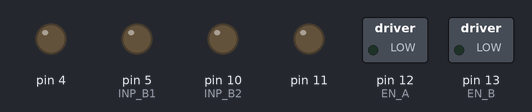
Recording of a sketch running on a simulated Arduino Uno, built with avr-gcc and run on an emulated ATmega328P. Shown: switched loads named in the sketch (green lamp = pin HIGH), output pins drawn as LEDs (lit = HIGH).

Above: at 6.0 s.
At 13.5 s:
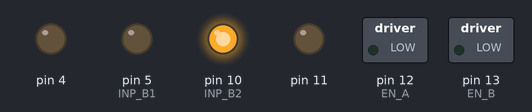
At 22.0 s:
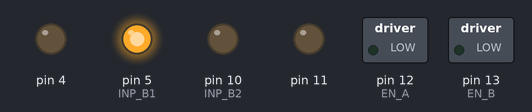
At 48.0 s:
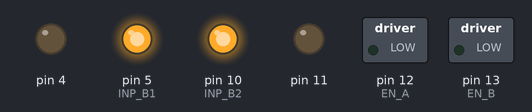
Timing chart, 0 to 54.6 s (numbered marks = the images above):
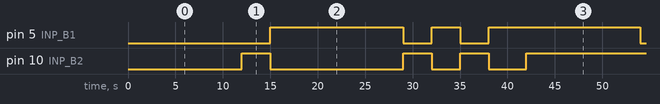

The sketch:

Motor_Debug2R.ino
```cpp
int INP_A1=3;
int EN_A=12;
int EN_B=13;


int INP_B1=5;
int INP_A2=6;
int INP_B2=10;
unsigned long distance = 0;
int reading;

  void clkA(){
    digitalWrite(INP_A1,HIGH);
    digitalWrite(INP_A2,LOW);
  }
  void clkB(){
    digitalWrite(INP_B1,HIGH);
    digitalWrite(INP_B2,LOW);
  }

  void anclkA(){
    digitalWrite(INP_A1,LOW);
    digitalWrite(INP_A2,HIGH);
  }
  void anclkB(){
    digitalWrite(INP_B1,LOW);
    digitalWrite(INP_B2,HIGH);

  }


  void brakeA(){
    digitalWrite(INP_A1,HIGH);
    digitalWrite(INP_A2,HIGH);
  }
  void brakeB(){
    digitalWrite(INP_B1,HIGH);
    digitalWrite(INP_B2,HIGH);
  }


  void free(){
    digitalWrite(EN_A,LOW);
    digitalWrite(EN_B,LOW);
  }


void setup()
{
  pinMode(4, OUTPUT);
  pinMode(5, OUTPUT);
  pinMode(10, OUTPUT);
  pinMode(11, OUTPUT);
  pinMode(EN_A, OUTPUT);
    pinMode(EN_B, OUTPUT);


}


void loop(){
  clkA();
  delay(3000);
  free();
  delay(3000);
  anclkA();
  delay(3000);
  brakeA();
  delay(3000);

  anclkB();
  delay(3000);
  clkB();
  delay(3000);

  free();
  delay(3000);
  clkA();

  delay(8000);
  brakeB();
  right();
  delay(3000);
  left();
  delay(3000);
  forw();
  delay(3000);
  back();
  delay(4000);
  brakeA();
  brakeB();
}
  void right(){
    clkA();
    anclkB();
  }

  void left(){
    clkB();
    anclkA();
  }

  void back(){
    clkA();
    clkB();
  }

  void forw(){
    anclkA();
    anclkB();
  }


/*Clockwise spin
 EN_A=HIGH  INP_A1= HIGH  INP_A2=LOW
 Anti-Clockwise spin
 EN_A=HIGH  INP_A1= LOW   INP_A2=HIGH
 Free Rotation
 EN_A=HIGH   INP_A1=LOW   INP_A3=LOW
 Brake
 EN_A=HIGH     INP_A1=HIGH   INP_A2=HIGH
 Free Rotation
 EN_A=LOW
 */
```

Measured:
- by itself, pin 5 (INP_B1): repeats every 42.0 s: LOW 3.0 s, HIGH 3.0 s, LOW 3.0 s, HIGH 16.0 s, LOW 3.0 s, HIGH 14.0 s
- by itself, pin 10 (INP_B2): repeats every 42.0 s: LOW 14.0 s, HIGH 3.0 s, LOW 3.0 s, HIGH 3.0 s, LOW 4.0 s, HIGH 15.0 s
- by itself, everything shown: repeats every 42.0 s, in 7 steps
